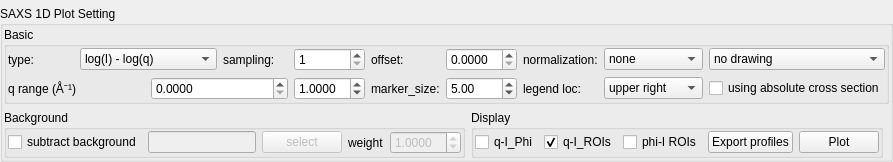
       <widget class="QWidget" name="tab_2">
        <attribute name="title">
         <string>SAXS-1D</string>
        </attribute>
        <layout class="QGridLayout" name="gridLayout_25">
         <property name="leftMargin">
          <number>0</number>
         </property>
         <property name="topMargin">
          <number>0</number>
         </property>
         <property name="rightMargin">
          <number>0</number>
         </property>
         <property name="bottomMargin">
          <number>0</number>
         </property>
         <item row="0" column="0">
          <widget class="PlotWidget" name="mp_saxs" native="true">
           <property name="sizePolicy">
            <sizepolicy hsizetype="Preferred" vsizetype="Expanding">
             <horstretch>0</horstretch>
             <verstretch>0</verstretch>
            </sizepolicy>
           </property>
           <property name="minimumSize">
            <size>
             <width>600</width>
             <height>0</height>
            </size>
           </property>
          </widget>
         </item>
         <item row="1" column="0">
          <widget class="QGroupBox" name="groupBox_6">
           <property name="sizePolicy">
            <sizepolicy hsizetype="Expanding" vsizetype="Preferred">
             <horstretch>0</horstretch>
             <verstretch>0</verstretch>
            </sizepolicy>
           </property>
           <property name="title">
            <string>SAXS 1D Plot Setting</string>
           </property>
           <layout class="QGridLayout" name="gridLayout_24">
            <property name="leftMargin">
             <number>1</number>
            </property>
            <property name="topMargin">
             <number>1</number>
            </property>
            <property name="rightMargin">
             <number>1</number>
            </property>
            <property name="bottomMargin">
             <number>1</number>
            </property>
            <item row="1" column="0" rowspan="2">
             <widget class="QGroupBox" name="groupBox_14">
              <property name="title">
               <string>Background</string>
              </property>
              <layout class="QGridLayout" name="gridLayout_34">
               <property name="leftMargin">
                <number>1</number>
               </property>
               <property name="topMargin">
                <number>1</number>
               </property>
               <property name="rightMargin">
                <number>1</number>
               </property>
               <property name="bottomMargin">
                <number>1</number>
               </property>
               <item row="0" column="0">
                <widget class="QCheckBox" name="cb_sub_bkg">
                 <property name="text">
                  <string>subtract background</string>
                 </property>
                </widget>
               </item>
               <item row="0" column="1">
                <widget class="QLineEdit" name="le_bkg_fname">
                 <property name="enabled">
                  <bool>false</bool>
                 </property>
                </widget>
               </item>
               <item row="0" column="2">
                <widget class="QPushButton" name="btn_select_bkgfile">
                 <property name="enabled">
                  <bool>false</bool>
                 </property>
                 <property name="text">
                  <string>select</string>
                 </property>
                </widget>
               </item>
               <item row="0" column="3">
                <widget class="QLabel" name="label_59">
                 <property name="text">
                  <string>weight</string>
                 </property>
                </widget>
               </item>
               <item row="0" column="4">
                <widget class="QDoubleSpinBox" name="bkg_weight">
                 <property name="enabled">
                  <bool>false</bool>
                 </property>
                 <property name="decimals">
                  <number>4</number>
                 </property>
                 <property name="maximum">
                  <double>99.999899999999997</double>
                 </property>
                 <property name="value">
                  <double>1.000000000000000</double>
                 </property>
                </widget>
               </item>
              </layout>
             </widget>
            </item>
            <item row="1" column="1" rowspan="2">
             <widget class="QGroupBox" name="groupBox_13">
              <property name="title">
               <string>Display</string>
              </property>
              <layout class="QGridLayout" name="gridLayout_32">
               <property name="leftMargin">
                <number>1</number>
               </property>
               <property name="topMargin">
                <number>1</number>
               </property>
               <property name="rightMargin">
                <number>1</number>
               </property>
               <property name="bottomMargin">
                <number>1</number>
               </property>
               <item row="0" column="0">
                <widget class="QCheckBox" name="box_all_phi">
                 <property name="toolTip">
                  <string>&lt;html&gt;&lt;head/&gt;&lt;body&gt;&lt;p&gt;show saxs_1d lines for  all phi partitions.&lt;/p&gt;&lt;/body&gt;&lt;/html&gt;</string>
                 </property>
                 <property name="text">
                  <string>q-I_Phi</string>
                 </property>
                </widget>
               </item>
               <item row="0" column="3">
                <widget class="QCheckBox" name="box_show_phi_roi">
                 <property name="text">
                  <string>phi-I ROIs</string>
                 </property>
                </widget>
               </item>
               <item row="0" column="2">
                <widget class="QCheckBox" name="box_show_roi">
                 <property name="text">
                  <string>q-I_ROIs</string>
                 </property>
                 <property name="checked">
                  <bool>true</bool>
                 </property>
                </widget>
               </item>
               <item row="0" column="4">
                <widget class="QPushButton" name="btn_export_saxs1d">
                 <property name="text">
                  <string>Export profiles</string>
                 </property>
                </widget>
               </item>
               <item row="0" column="5">
                <widget class="QPushButton" name="pushButton_plot_saxs1d">
                 <property name="sizePolicy">
                  <sizepolicy hsizetype="Minimum" vsizetype="Fixed">
                   <horstretch>0</horstretch>
                   <verstretch>0</verstretch>
                  </sizepolicy>
                 </property>
                 <property name="text">
                  <string>Plot</string>
                 </property>
                </widget>
               </item>
              </layout>
             </widget>
            </item>
            <item row="0" column="0" colspan="3">
             <widget class="QGroupBox" name="groupBox_15">
              <property name="title">
               <string>Basic</string>
              </property>
              <layout class="QGridLayout" name="gridLayout_16">
               <property name="leftMargin">
                <number>1</number>
               </property>
               <property name="topMargin">
                <number>1</number>
               </property>
               <property name="rightMargin">
                <number>1</number>
               </property>
               <property name="bottomMargin">
                <number>1</number>
               </property>
               <item row="0" column="0">
                <widget class="QLabel" name="label_21">
                 <property name="text">
                  <string>type:</string>
                 </property>
                </widget>
               </item>
               <item row="0" column="1" colspan="2">
                <widget class="QComboBox" name="cb_saxs_type">
                 <property name="currentIndex">
                  <number>3</number>
                 </property>
                 <item>
                  <property name="text">
                   <string>I - q</string>
                  </property>
                 </item>
                 <item>
                  <property name="text">
                   <string>I - log(q)</string>
                  </property>
                 </item>
                 <item>
                  <property name="text">
                   <string>log(I) - q</string>
                  </property>
                 </item>
                 <item>
                  <property name="text">
                   <string>log(I) - log(q)</string>
                  </property>
                 </item>
                </widget>
               </item>
               <item row="0" column="3">
                <widget class="QLabel" name="label_55">
                 <property name="text">
                  <string>sampling:</string>
                 </property>
                </widget>
               </item>
               <item row="0" column="4">
                <widget class="QSpinBox" name="saxs1d_sampling">
                 <property name="minimum">
                  <number>1</number>
                 </property>
                 <property name="value">
                  <number>1</number>
                 </property>
                </widget>
               </item>
               <item row="0" column="5">
                <widget class="QLabel" name="label_22">
                 <property name="text">
                  <string>offset:</string>
                 </property>
                </widget>
               </item>
               <item row="0" column="6">
                <widget class="QDoubleSpinBox" name="sb_saxs_offset">
                 <property name="decimals">
                  <number>4</number>
                 </property>
                 <property name="singleStep">
                  <double>0.050000000000000</double>
                 </property>
                 <property name="value">
                  <double>0.000000000000000</double>
                 </property>
                </widget>
               </item>
               <item row="0" column="7">
                <widget class="QLabel" name="label_23">
                 <property name="text">
                  <string>normalization:</string>
                 </property>
                </widget>
               </item>
               <item row="0" column="8">
                <widget class="QComboBox" name="cb_saxs_norm">
                 <item>
                  <property name="text">
                   <string>none</string>
                  </property>
                 </item>
                 <item>
                  <property name="text">
                   <string>I' = Iq2</string>
                  </property>
                 </item>
                 <item>
                  <property name="text">
                   <string>I' = Iq4</string>
                  </property>
                 </item>
                 <item>
                  <property name="text">
                   <string>I' = I/Io</string>
                  </property>
                 </item>
                </widget>
               </item>
               <item row="0" column="9">
                <widget class="QComboBox" name="saxs1d_lb_type">
                 <item>
                  <property name="text">
                   <string>no drawing</string>
                  </property>
                 </item>
                 <item>
                  <property name="text">
                   <string>slope drawing</string>
                  </property>
                 </item>
                 <item>
                  <property name="text">
                   <string>horizontal line</string>
                  </property>
                 </item>
                </widget>
               </item>
               <item row="1" column="0" colspan="2">
                <widget class="QLabel" name="label_49">
                 <property name="text">
                  <string>q range (Å⁻¹)</string>
                 </property>
                </widget>
               </item>
               <item row="1" column="2" colspan="2">
                <widget class="QDoubleSpinBox" name="saxs1d_qmin">
                 <property name="decimals">
                  <number>4</number>
                 </property>
                 <property name="singleStep">
                  <double>0.002000000000000</double>
                 </property>
                </widget>
               </item>
               <item row="1" column="4">
                <widget class="QDoubleSpinBox" name="saxs1d_qmax">
                 <property name="decimals">
                  <number>4</number>
                 </property>
                 <property name="singleStep">
                  <double>0.000500000000000</double>
                 </property>
                 <property name="value">
                  <double>1.000000000000000</double>
                 </property>
                </widget>
               </item>
               <item row="1" column="5">
                <widget class="QLabel" name="label_54">
                 <property name="text">
                  <string>marker_size:</string>
                 </property>
                </widget>
               </item>
               <item row="1" column="6">
                <widget class="QDoubleSpinBox" name="sb_saxs_marker_size">
                 <property name="minimum">
                  <double>1.000000000000000</double>
                 </property>
                 <property name="maximum">
                  <double>20.000000000000000</double>
                 </property>
                 <property name="value">
                  <double>5.000000000000000</double>
                 </property>
                </widget>
               </item>
               <item row="1" column="7">
                <widget class="QLabel" name="label_52">
                 <property name="text">
                  <string>legend loc:</string>
                 </property>
                </widget>
               </item>
               <item row="1" column="8">
                <widget class="QComboBox" name="saxs1d_legend_loc">
                 <item>
                  <property name="text">
                   <string>upper right</string>
                  </property>
                 </item>
                 <item>
                  <property name="text">
                   <string>upper center</string>
                  </property>
                 </item>
                 <item>
                  <property name="text">
                   <string>upper left</string>
                  </property>
                 </item>
                 <item>
                  <property name="text">
                   <string>center right</string>
                  </property>
                 </item>
                 <item>
                  <property name="text">
                   <string>center</string>
                  </property>
                 </item>
                 <item>
                  <property name="text">
                   <string>center left</string>
                  </property>
                 </item>
                 <item>
                  <property name="text">
                   <string>lower right</string>
                  </property>
                 </item>
                 <item>
                  <property name="text">
                   <string>lower center</string>
                  </property>
                 </item>
                 <item>
                  <property name="text">
                   <string>lower left</string>
                  </property>
                 </item>
                </widget>
               </item>
               <item row="1" column="9">
                <widget class="QCheckBox" name="cbox_use_abs">
                 <property name="text">
                  <string>using absolute cross section</string>
                 </property>
                </widget>
               </item>
              </layout>
             </widget>
            </item>
           </layout>
          </widget>
         </item>
        </layout>
       </widget>
